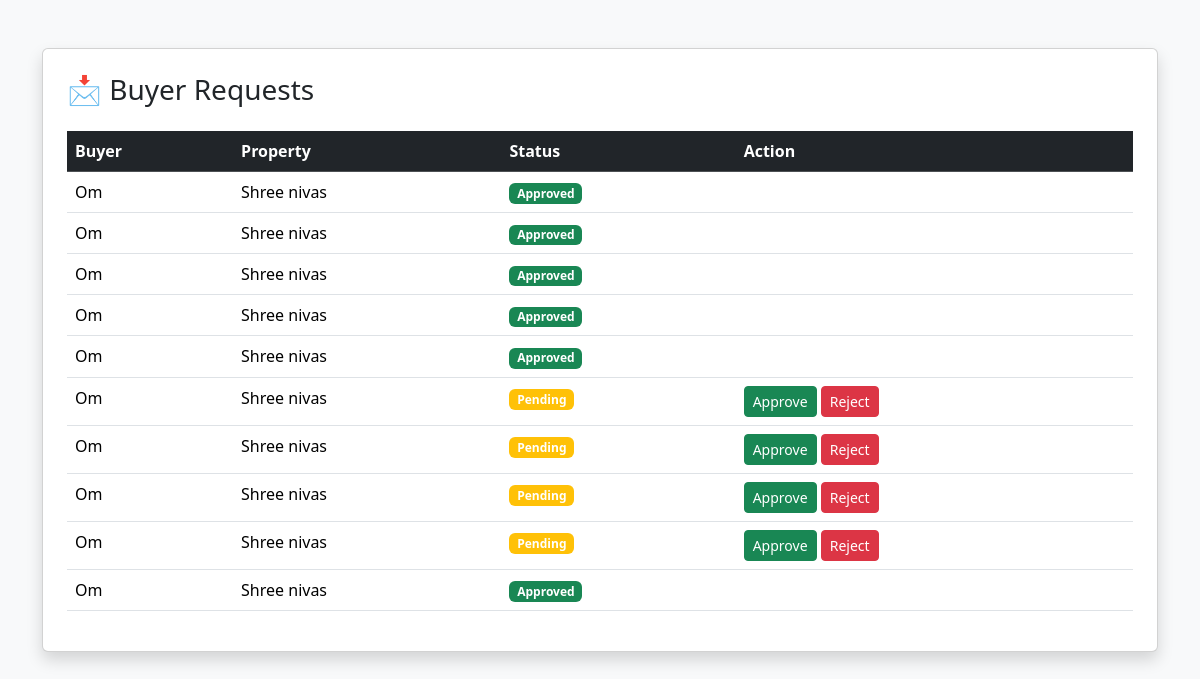
The page /seller/seller_requests.php (signed in) on the database its author committed.
### tables this page shows
CREATE TABLE `bookings` (
  `id` int(11) NOT NULL,
  `user_id` int(11) NOT NULL,
  `property_id` int(11) NOT NULL,
  `check_in` date NOT NULL,
  `check_out` date NOT NULL,
  `total_price` decimal(10,2) NOT NULL,
  `status` enum('pending','approved','rejected','completed') DEFAULT 'pending',
  `created_at` timestamp NOT NULL DEFAULT current_timestamp()
);

CREATE TABLE `users` (
  `id` int(11) NOT NULL,
  `name` varchar(255) NOT NULL,
  `username` varchar(100) NOT NULL,
  `email` varchar(255) NOT NULL,
  `phone` varchar(20) DEFAULT NULL,
  `password` varchar(255) NOT NULL,
  `role` enum('buyer','seller','admin') DEFAULT 'buyer',
  `status` enum('active','blocked') DEFAULT 'active',
  `created_at` timestamp NOT NULL DEFAULT current_timestamp()
);

CREATE TABLE `properties` (
  `id` int(11) NOT NULL,
  `seller_id` int(11) NOT NULL,
  `title` varchar(255) NOT NULL,
  `property_type` varchar(100) DEFAULT NULL,
  `price` decimal(10,2) NOT NULL,
  `location` varchar(255) DEFAULT NULL,
  `description` text DEFAULT NULL,
  `status` enum('available','booked','inactive') DEFAULT 'available',
  `created_at` timestamp NOT NULL DEFAULT current_timestamp()
);

### seller/seller_requests.php (the view, shortened to what this page needs)
<?php
include('../include/db.php');
$seller_id = $_SESSION['user_id'];
$result = $conn->query("
SELECT b.*, p.title, u.name
FROM bookings b
JOIN properties p ON b.property_id = p.id
JOIN users u ON b.user_id = u.id
WHERE p.seller_id = $seller_id
ORDER BY b.id DESC
");
?>
<!DOCTYPE html>
<html>
<head>
<link href="https://cdn.jsdelivr.net/npm/bootstrap@5.3.2/dist/css/bootstrap.min.css" rel="stylesheet">
</head>
<body class="bg-light">
<div class="container py-5">
<div class="card shadow p-4">
<h3 class="mb-4">📩 Buyer Requests</h3>
<table class="table table-hover">
<thead class="table-dark">
<tr>
<th>Buyer</th>
<th>Property</th>
<th>Status</th>
<th>Action</th>
</tr>
</thead>
<tbody>
<?php while($row = $result->fetch_assoc()) { ?>
<tr>
<td><?php echo $row['name']; ?></td>
<td><?php echo $row['title']; ?></td>
<td>
<?php if($row['status']=='pending') echo "<span class='badge bg-warning'>Pending</span>"; ?>
<?php if($row['status']=='approved') echo "<span class='badge bg-success'>Approved</span>"; ?>
</td>
<td>
<?php if($row['status']=='pending') { ?>
<a href="approve_booking.php?id=<?php echo $row['id']; ?>" class="btn btn-success btn-sm">Approve</a>
<a href="reject_booking.php?id=<?php echo $row['id']; ?>" class="btn btn-danger btn-sm">Reject</a>
<?php } ?>
</td>
</tr>
<?php } ?>
</tbody>
</table>
</div>
</div>
</body>
</html>

### rows shown on the page
bookings: user.name "Om", property.title "Shree nivas", status "Approved"
bookings: user.name "Om", property.title "Shree nivas", status "Approved"
bookings: user.name "Om", property.title "Shree nivas", status "Approved"
bookings: user.name "Om", property.title "Shree nivas", status "Approved"
bookings: user.name "Om", property.title "Shree nivas", status "Approved"
bookings: user.name "Om", property.title "Shree nivas", status "Pending"
bookings: user.name "Om", property.title "Shree nivas", status "Pending"
bookings: user.name "Om", property.title "Shree nivas", status "Pending"
bookings: user.name "Om", property.title "Shree nivas", status "Pending"
bookings: user.name "Om", property.title "Shree nivas", status "Approved"
